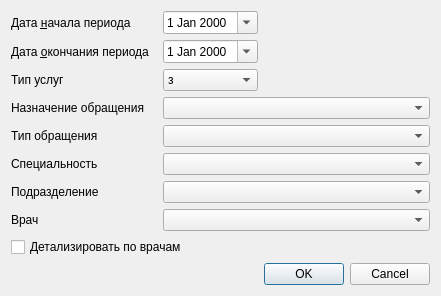
<?xml version="1.0" encoding="UTF-8"?>
<ui version="4.0">
 <class>ReportPeriodontist</class>
 <widget class="QDialog" name="ReportPeriodontist">
  <property name="geometry">
   <rect>
    <x>0</x>
    <y>0</y>
    <width>401</width>
    <height>272</height>
   </rect>
  </property>
  <property name="windowTitle">
   <string>Dialog</string>
  </property>
  <layout class="QGridLayout" name="gridLayout">
   <item row="8" column="4" colspan="2">
    <widget class="COrgStructureComboBox" name="cmbOrgStructure"/>
   </item>
   <item row="13" column="5">
    <widget class="QDialogButtonBox" name="buttonBox">
     <property name="orientation">
      <enum>Qt::Horizontal</enum>
     </property>
     <property name="standardButtons">
      <set>QDialogButtonBox::Cancel|QDialogButtonBox::Ok</set>
     </property>
    </widget>
   </item>
   <item row="1" column="4" rowspan="2">
    <widget class="CDateEdit" name="edtEndDate">
     <property name="sizePolicy">
      <sizepolicy hsizetype="Maximum" vsizetype="Fixed">
       <horstretch>0</horstretch>
       <verstretch>0</verstretch>
      </sizepolicy>
     </property>
     <property name="calendarPopup">
      <bool>true</bool>
     </property>
    </widget>
   </item>
   <item row="5" column="1">
    <widget class="QLabel" name="label_2">
     <property name="text">
      <string>Тип обращения</string>
     </property>
    </widget>
   </item>
   <item row="7" column="1">
    <widget class="QLabel" name="label">
     <property name="text">
      <string>Специальность</string>
     </property>
    </widget>
   </item>
   <item row="0" column="4">
    <widget class="CDateEdit" name="edtBegDate">
     <property name="sizePolicy">
      <sizepolicy hsizetype="Maximum" vsizetype="Fixed">
       <horstretch>0</horstretch>
       <verstretch>0</verstretch>
      </sizepolicy>
     </property>
     <property name="calendarPopup">
      <bool>true</bool>
     </property>
    </widget>
   </item>
   <item row="0" column="1" colspan="3">
    <widget class="QLabel" name="lblBegDate">
     <property name="text">
      <string>Дата &amp;начала периода</string>
     </property>
     <property name="buddy">
      <cstring>edtBegDate</cstring>
     </property>
    </widget>
   </item>
   <item row="10" column="1">
    <widget class="QLabel" name="label_3">
     <property name="text">
      <string>Врач</string>
     </property>
    </widget>
   </item>
   <item row="1" column="1" rowspan="2" colspan="3">
    <widget class="QLabel" name="lblEndDate">
     <property name="text">
      <string>Дата &amp;окончания периода</string>
     </property>
     <property name="buddy">
      <cstring>edtEndDate</cstring>
     </property>
    </widget>
   </item>
   <item row="4" column="4" colspan="2">
    <widget class="CRBComboBox" name="cmbEventPurpose"/>
   </item>
   <item row="10" column="4" colspan="2">
    <widget class="CPersonComboBoxEx" name="cmbPerson"/>
   </item>
   <item row="4" column="1">
    <widget class="QLabel" name="lblEventPurpose">
     <property name="text">
      <string>Назначение обращения</string>
     </property>
    </widget>
   </item>
   <item row="0" column="5">
    <spacer name="horizontalSpacer">
     <property name="orientation">
      <enum>Qt::Horizontal</enum>
     </property>
     <property name="sizeHint" stdset="0">
      <size>
       <width>40</width>
       <height>20</height>
      </size>
     </property>
    </spacer>
   </item>
   <item row="5" column="4" colspan="2">
    <widget class="CRBComboBox" name="cmbEventType"/>
   </item>
   <item row="7" column="4" colspan="2">
    <widget class="CRBComboBox" name="cmbSpeciality"/>
   </item>
   <item row="8" column="1">
    <widget class="QLabel" name="lblOrgStructure">
     <property name="text">
      <string>Подразделение</string>
     </property>
    </widget>
   </item>
   <item row="12" column="1" colspan="5">
    <widget class="QCheckBox" name="chkDetailPerson">
     <property name="text">
      <string>Детализировать по врачам</string>
     </property>
    </widget>
   </item>
   <item row="3" column="4">
    <widget class="QComboBox" name="cmbActionType">
     <item>
      <property name="text">
       <string>з</string>
      </property>
     </item>
     <item>
      <property name="text">
       <string>стх</string>
      </property>
     </item>
    </widget>
   </item>
   <item row="3" column="1">
    <widget class="QLabel" name="lblActionType">
     <property name="text">
      <string>Тип услуг</string>
     </property>
    </widget>
   </item>
  </layout>
 </widget>
 <customwidgets>
  <customwidget>
   <class>CDateEdit</class>
   <extends>QDateEdit</extends>
   <header>library/DateEdit.h</header>
  </customwidget>
  <customwidget>
   <class>CRBComboBox</class>
   <extends>QComboBox</extends>
   <header>library/crbcombobox.h</header>
  </customwidget>
  <customwidget>
   <class>CPersonComboBoxEx</class>
   <extends>QComboBox</extends>
   <header>Orgs/PersonComboBoxEx.h</header>
  </customwidget>
  <customwidget>
   <class>COrgStructureComboBox</class>
   <extends>QComboBox</extends>
   <header>Orgs/OrgStructComboBoxes</header>
  </customwidget>
 </customwidgets>
 <resources/>
 <connections>
  <connection>
   <sender>buttonBox</sender>
   <signal>accepted()</signal>
   <receiver>ReportPeriodontist</receiver>
   <slot>accept()</slot>
   <hints>
    <hint type="sourcelabel">
     <x>248</x>
     <y>254</y>
    </hint>
    <hint type="destinationlabel">
     <x>157</x>
     <y>274</y>
    </hint>
   </hints>
  </connection>
  <connection>
   <sender>buttonBox</sender>
   <signal>rejected()</signal>
   <receiver>ReportPeriodontist</receiver>
   <slot>reject()</slot>
   <hints>
    <hint type="sourcelabel">
     <x>316</x>
     <y>260</y>
    </hint>
    <hint type="destinationlabel">
     <x>286</x>
     <y>274</y>
    </hint>
   </hints>
  </connection>
 </connections>
</ui>
